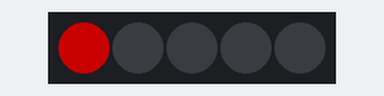
This sketch was run on a simulated ATtiny85, built with avr-gcc and run on an emulated ATtiny85. On the bench: 5 RGB LEDs in strip order, left to right. Dim RGB values are drawn brighter than linear.

Above: at 0.15 s.
At 0.77 s:
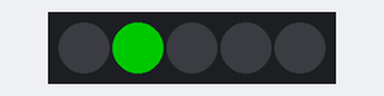
At 10.38 s:
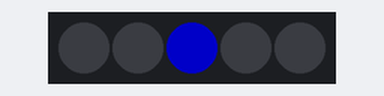
At 19.82 s:
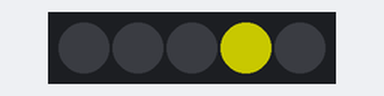
At 39.54 s:
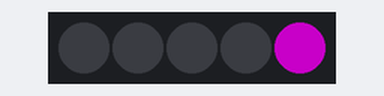
Timing chart, 0 to 40.0 s (numbered marks = the images above):
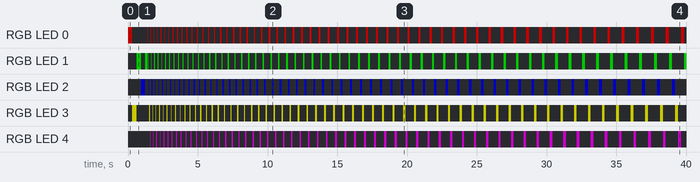

Measured:
- by itself, RGB LED 2: repeats every 0.75 s: off 0.24 s, RGB(0, 0, 100) 0.04 s, off 0.18 s, RGB(0, 0, 100) 0.05 s, off 0.19 s, RGB(0, 0, 100) 0.05 s
- by itself, RGB LED 4: repeats every 0.23 s: off 0.18 s, RGB(100, 0, 100) 0.05 s

The sketch:

Neopixel220220.ino
```cpp
#include <Adafruit_NeoPixel.h>
#ifdef __AVR__
  #include <avr/power.h>
#endif
#define PIN       5
#define NUMPIXELS 5

Adafruit_NeoPixel pixels(NUMPIXELS, PIN, NEO_GRB + NEO_KHZ800);
#define DELAYVAL 30
#define DELAYPAUSE 15

void setup() {
#if defined(__AVR_ATtiny85__) && (F_CPU == 16000000)
  clock_prescale_set(clock_div_1);
#endif

  pixels.begin();
}

void loop() {
  pixels.clear();

  /*for(int i=0; i<NUMPIXELS; i++) {

    pixels.setPixelColor(i, pixels.Color(0, 150, 0));
    pixels.show();
    delay(DELAYVAL);
  }*/

for(int k= 1; k<500;k++)
{
  for(int i=0;i<NUMPIXELS; i++)
  {
        int r,g,b;
        if(i==0)
        {   r= 100; g= 0; b= 0; }
        else if (i==1)
        {   r= 0; g= 100;  b= 0;  }
       else if (i==2)
        {   r= 0; g= 0;  b= 100;  }
        else if (i==3)
        {   r= 100; g= 100; b= 0; }
        else if (i==4)
        {   r= 100; g= 0;   b = 100;  }
        else if(i==5)
        {   r= 0;   g= 100; b= 100;   }
        pixels.setPixelColor(i, pixels.Color(r,g,b));
        pixels.show();
        delay(k*2);
        pixels.setPixelColor(i, pixels.Color(0,0,0));
        delay(k*1);
  }
}
}
```
